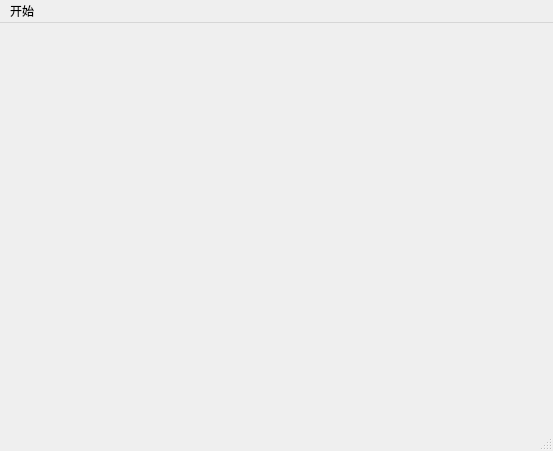
<?xml version="1.0" encoding="UTF-8"?>
<ui version="4.0">
 <class>MainWindow</class>
 <widget class="QMainWindow" name="MainWindow">
  <property name="geometry">
   <rect>
    <x>0</x>
    <y>0</y>
    <width>553</width>
    <height>451</height>
   </rect>
  </property>
  <property name="windowTitle">
   <string>MainWindow</string>
  </property>
  <widget class="QWidget" name="centralWidget"/>
  <widget class="QMenuBar" name="menuBar">
   <property name="geometry">
    <rect>
     <x>0</x>
     <y>0</y>
     <width>553</width>
     <height>23</height>
    </rect>
   </property>
   <widget class="QMenu" name="menu">
    <property name="title">
     <string>开始</string>
    </property>
    <addaction name="actionexit"/>
   </widget>
   <addaction name="menu"/>
  </widget>
  <widget class="QStatusBar" name="statusBar"/>
  <action name="actionexit">
   <property name="text">
    <string>退出游戏</string>
   </property>
  </action>
 </widget>
 <layoutdefault spacing="6" margin="11"/>
 <resources/>
 <connections/>
</ui>
